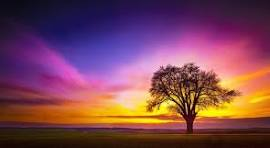
#> input picture Testing/modified.png, 270 x 148 px
$ python histogram.py
#> lines starting #> are read from the running program, lines starting #| are printed output that depends on the picture
from PIL import Image
import matplotlib.pyplot as plt
import numpy as np


print("="*70)
print("             IMAGE HISTOGRAM ANALYSIS")
print("="*70)

# Input images
original_path = input("Enter Original Image  : ")
#> the answer given: modified.png
encrypted_path = input("Enter Encrypted Image : ")
#> the answer given: modified.png

# Read images
original = Image.open(original_path).convert("RGB")
#> original is the input picture: PIL image 270x148 RGB; mean R, G, B 124.2, 70.1, 85.7
encrypted = Image.open(encrypted_path).convert("RGB")


# Convert images to numpy arrays
original = np.array(original)
encrypted = np.array(encrypted)


# Extract RGB channels
orig_r = original[:, :, 0]
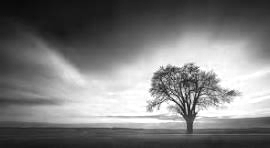
#> orig_r: shape (148, 270); min 10, max 255, mean 124.2
orig_g = original[:, :, 1]
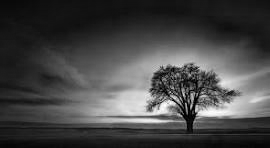
#> orig_g: shape (148, 270); min 0, max 255, mean 70.1
orig_b = original[:, :, 2]
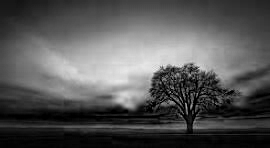
#> orig_b: shape (148, 270); min 0, max 235, mean 85.7

enc_r = encrypted[:, :, 0]
enc_g = encrypted[:, :, 1]
enc_b = encrypted[:, :, 2]


plt.figure(figsize=(12, 8))


# Original Histogram
plt.subplot(2, 1, 1)

plt.hist(orig_r.ravel(), bins=256, alpha=0.5, label="Red")
plt.hist(orig_g.ravel(), bins=256, alpha=0.5, label="Green")
plt.hist(orig_b.ravel(), bins=256, alpha=0.5, label="Blue")

plt.title("Original Image Histogram")
plt.xlabel("Pixel Intensity")
plt.ylabel("Frequency")
plt.legend()


# Encrypted Histogram
plt.subplot(2, 1, 2)

plt.hist(enc_r.ravel(), bins=256, alpha=0.5, label="Red")
plt.hist(enc_g.ravel(), bins=256, alpha=0.5, label="Green")
plt.hist(enc_b.ravel(), bins=256, alpha=0.5, label="Blue")

plt.title("Encrypted Image Histogram")
plt.xlabel("Pixel Intensity")
plt.ylabel("Frequency")
plt.legend()


plt.tight_layout()

plt.savefig("histogram_analysis.png", dpi=300)
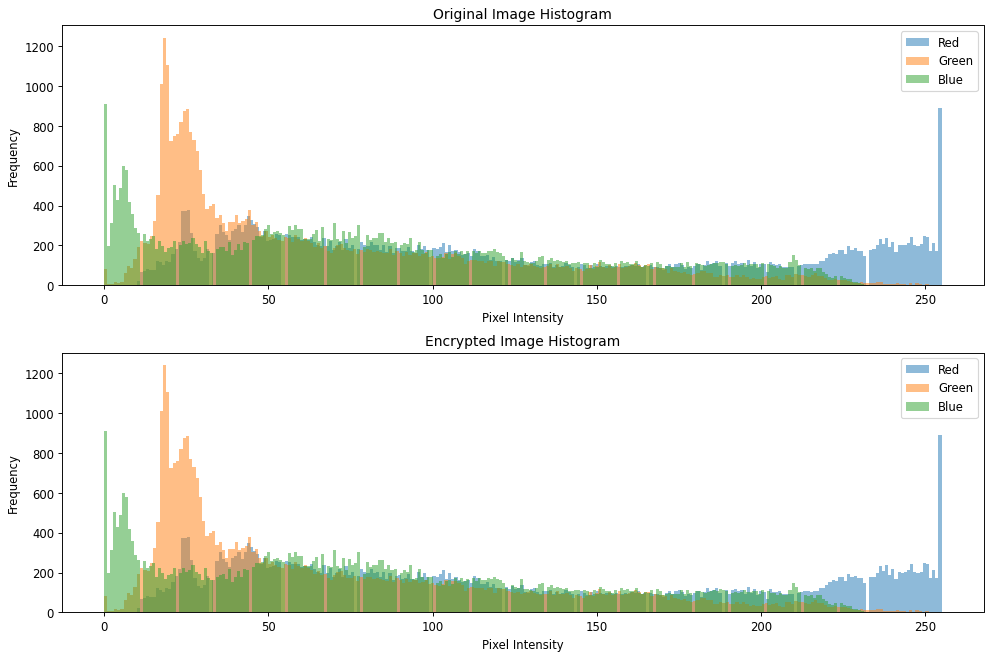
#> figure drawn by matplotlib, 2 panels; panel 1: tallest bar 889 high, from x = 254 to 255; panel 1: tallest bar 1242 high, from x = 17.93 to 18.93; panel 1: tallest bar 909 high, from x = 0 to 0.918; panel 2: tallest bar 889 high, from x = 254 to 255

plt.show()


print("\nHistogram analysis completed!")
print("Saved as: histogram_analysis.png")

$ run again, on encrypted_visual.png
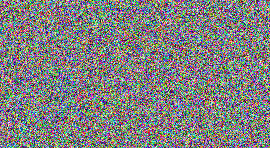
#> input picture encrypted_visual.png, 270 x 148 px
#> original is the input picture: PIL image 270x148 RGB; mean R, G, B 127.8, 127.6, 127.3
#> `orig_b = original[:, :, 2]`:
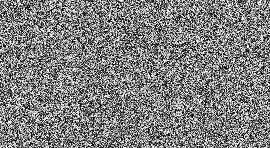
#> orig_b: shape (148, 270); min 0, max 255, mean 127.3
#> `plt.savefig("histogram_analysis.png", dpi=300)`:
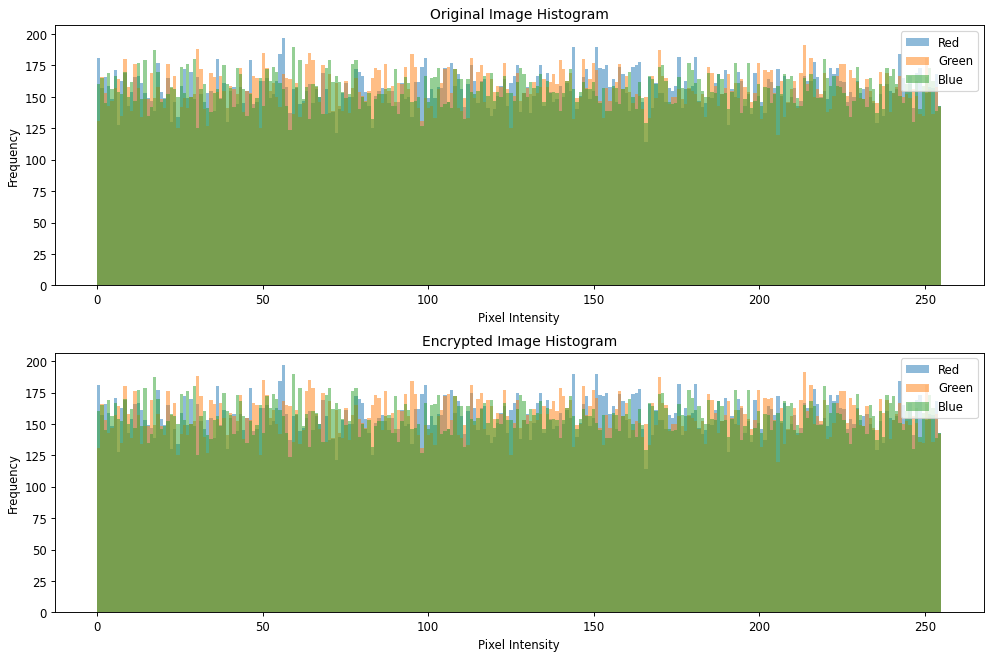
#> figure drawn by matplotlib, 2 panels; panel 1: tallest bar 197 high, from x = 55.78 to 56.78; panel 1: tallest bar 191 high, from x = 213.2 to 214.2; panel 1: tallest bar 190 high, from x = 58.77 to 59.77; panel 2: tallest bar 197 high, from x = 55.78 to 56.78
